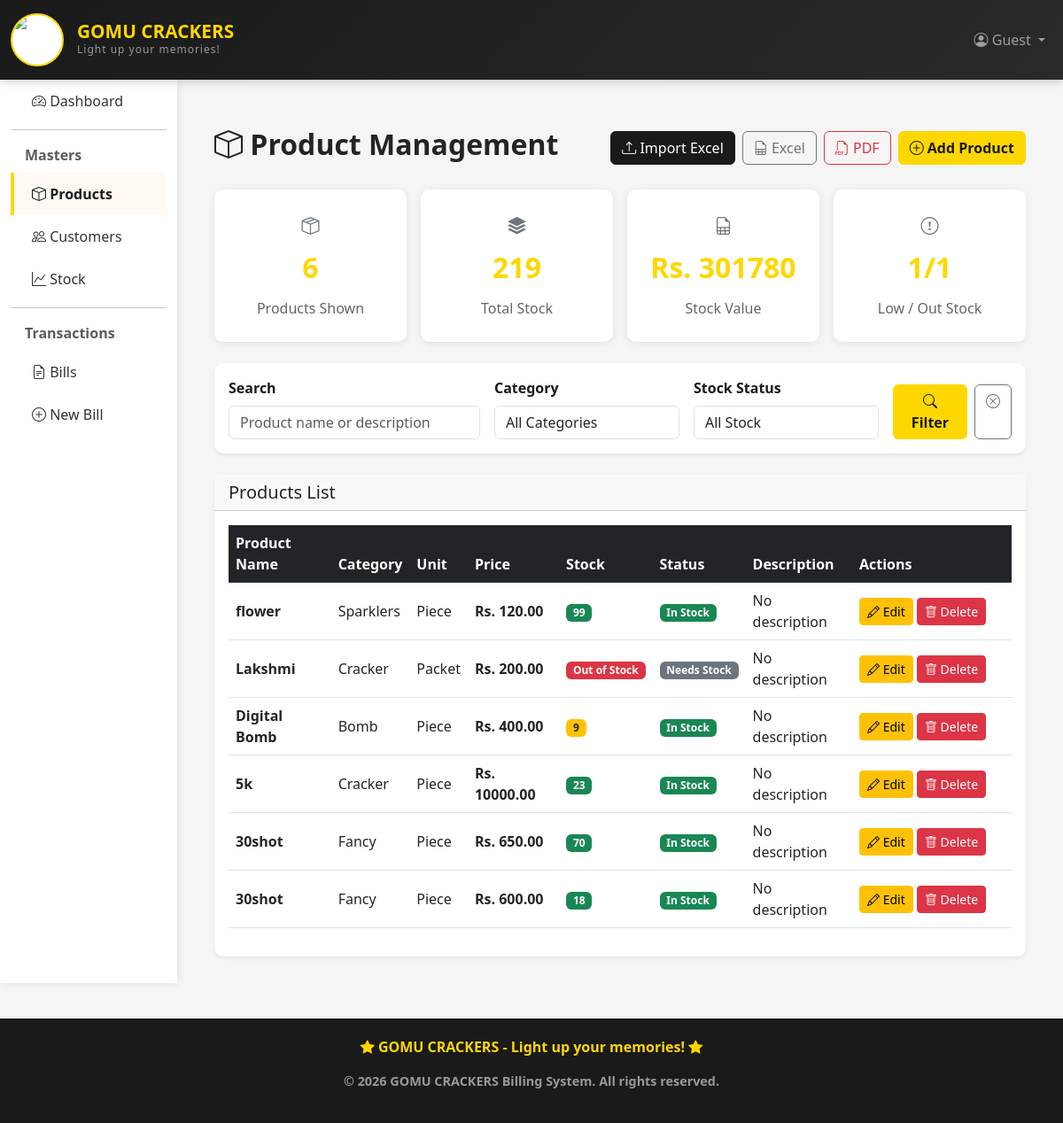
The app's page /billing/products/, older data.
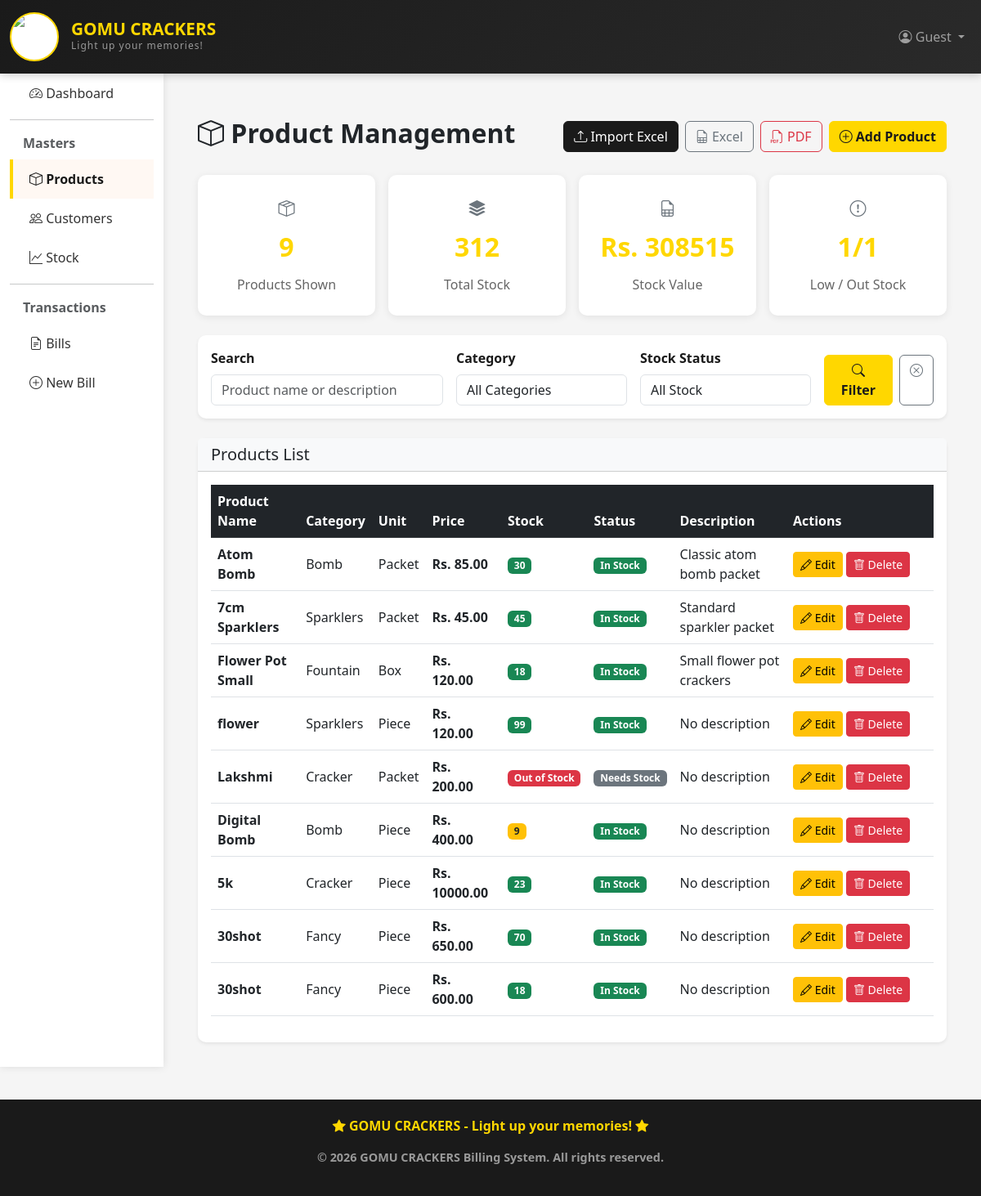
The same page, newer data.
### billing_app/models.py (models this page shows, shortened)
class Product(models.Model):
    CATEGORY_CHOICES = [
        ('cracker', 'Cracker'),
        ('sparklers', 'Sparklers'),
        ('fancy', 'Fancy'),
        ('bomb', 'Bomb'),
        ('fountain', 'Fountain'),
        ('other', 'Other'),
    ]
    UNIT_CHOICES = [
        ('packet', 'Packet'),
        ('piece', 'Piece'),
        ('box', 'Box'),
        ('case', 'Case'),
    ]
    name = models.CharField(max_length=100)
    category = models.CharField(max_length=20, choices=CATEGORY_CHOICES, default='other')
    unit = models.CharField(max_length=20, choices=UNIT_CHOICES, default='piece', help_text='Unit of measurement')
    price = models.DecimalField(max_digits=10, decimal_places=2)
    quantity = models.IntegerField(default=0)  # Current stock
    description = models.TextField(blank=True, null=True)
    created_at = models.DateTimeField(auto_now_add=True)
    updated_at = models.DateTimeField(auto_now=True)
    class Meta:
        ordering = ['-created_at']

### billing_app/views.py (the view)
# urls.py: path('products/', views.product_list, name='product_list'),
def product_list(request):
    products = Product.objects.all()
    search_query = request.GET.get('q', '').strip()
    category_filter = request.GET.get('category', '').strip()
    stock_filter = request.GET.get('stock', '').strip()
    if search_query:
        products = products.filter(
            models.Q(name__icontains=search_query) |
            models.Q(description__icontains=search_query)
        )
    if category_filter:
        products = products.filter(category=category_filter)
    if stock_filter == 'in_stock':
        products = products.filter(quantity__gt=10)
    elif stock_filter == 'low_stock':
        products = products.filter(quantity__gt=0, quantity__lte=10)
    elif stock_filter == 'out_of_stock':
        products = products.filter(quantity__lte=0)
    elif stock_filter == 'attention':
        products = products.filter(quantity__lte=10)
    product_count = products.count()
    total_quantity = products.aggregate(total=models.Sum('quantity'))['total'] or 0
    stock_value = sum(product.price * product.quantity for product in products)
    low_stock_count = products.filter(quantity__gt=0, quantity__lte=10).count()
    out_of_stock_count = products.filter(quantity__lte=0).count()
    context = {
        'products': products,
        'category_choices': Product.CATEGORY_CHOICES,
        'search_query': search_query,
        'category_filter': category_filter,
        'stock_filter': stock_filter,
        'product_count': product_count,
        'total_quantity': total_quantity,
        'stock_value': stock_value,
        'low_stock_count': low_stock_count,
        'out_of_stock_count': out_of_stock_count,
    }
    return render(request, 'billing/product_list.html', context)

### billing_app/templates/billing/product_list.html (shortened to what this page needs)
{% extends 'billing/base.html' %}
{% block content %}
<div class="container mt-4">
    <div class="d-flex justify-content-between align-items-center gap-3 mb-4 flex-wrap">
        <h2 class="fw-bold">
            <i class="bi bi-box"></i> Product Management
        </h2>
        <div class="d-flex gap-2 flex-wrap">
            <a href="{% url 'product_import' %}" class="btn btn-secondary">
                <i class="bi bi-upload"></i> Import Excel
            </a>
            <a href="{% url 'product_export_excel' %}" class="btn btn-outline-secondary">
                <i class="bi bi-file-earmark-spreadsheet"></i> Excel
            </a>
            <a href="{% url 'product_export_pdf' %}" class="btn btn-outline-danger">
                <i class="bi bi-filetype-pdf"></i> PDF
            </a>
            <a href="{% url 'product_create' %}" class="btn btn-primary">
                <i class="bi bi-plus-circle"></i> Add Product
            </a>
        </div>
    </div>
    <div class="row g-3 mb-4">
        <div class="col-md-3">
            <a href="{% url 'product_list' %}" class="stat-card action-stat-card">
                <div class="stat-icon"><i class="bi bi-box-seam"></i></div>
                <div class="stat-value">{{ product_count }}</div>
                <div class="stat-label">Products Shown</div>
            </a>
        </div>
        <div class="col-md-3">
            <a href="{% url 'product_list' %}?stock=in_stock" class="stat-card action-stat-card">
                <div class="stat-icon"><i class="bi bi-stack"></i></div>
                <div class="stat-value">{{ total_quantity }}</div>
                <div class="stat-label">Total Stock</div>
            </a>
        </div>
        <div class="col-md-3">
            <a href="{% url 'product_export_excel' %}" class="stat-card action-stat-card">
                <div class="stat-icon"><i class="bi bi-file-earmark-spreadsheet"></i></div>
                <div class="stat-value">Rs. {{ stock_value|floatformat:0 }}</div>
                <div class="stat-label">Stock Value</div>
            </a>
        </div>
        <div class="col-md-3">
            <a href="{% url 'product_list' %}?stock=attention" class="stat-card action-stat-card">
                <div class="stat-icon"><i class="bi bi-exclamation-circle"></i></div>
                <div class="stat-value">{{ low_stock_count }}/{{ out_of_stock_count }}</div>
                <div class="stat-label">Low / Out Stock</div>
            </a>
        </div>
    </div>
    <div class="card shadow-sm border-0 mb-4">
        <div class="card-body">
            <form method="get" class="row g-3 align-items-end">
                <div class="col-md-4">
                    <label for="productSearch" class="form-label">Search</label>
                    <input type="text" id="productSearch" name="q" class="form-control"
                           value="{{ search_query }}" placeholder="Product name or description">
                </div>
                <div class="col-md-3">
                    <label for="categoryFilter" class="form-label">Category</label>
                    <select id="categoryFilter" name="category" class="form-control">
                        <option value="">All Categories</option>
                    </select>
                </div>
                <div class="col-md-3">
                    <label for="stockFilter" class="form-label">Stock Status</label>
                    <select id="stockFilter" name="stock" class="form-control">
                        <option value="">All Stock</option>
                    </select>
                </div>
                <div class="col-md-2 d-flex gap-2">
                    <button type="submit" class="btn btn-primary flex-fill">
                        <i class="bi bi-search"></i> Filter
                    </button>
                    <a href="{% url 'product_list' %}" class="btn btn-outline-secondary">
                        <i class="bi bi-x-circle"></i>
                    </a>
                </div>
            </form>
        </div>
    </div>
    <div class="card shadow-sm border-0">
        <div class="card-header bg-light">
            <h5 class="mb-0">Products List</h5>
        </div>
        <div class="card-body">
            {% if products %}
            <div class="table-responsive">
                <table class="table table-hover align-middle">
                    <thead class="table-dark">
                        <tr>
                            <th>Product Name</th>
                            <th>Category</th>
                            <th>Unit</th>
                            <th>Price</th>
                            <th>Stock</th>
                            <th>Status</th>
                            <th>Description</th>
                            <th width="180">Actions</th>
                        </tr>
                    </thead>
                    <tbody>
                        {% for product in products %}
                        <tr>
                            <td><strong>{{ product.name }}</strong></td>
                            <td>{{ product.get_category_display }}</td>
                            <td>{{ product.get_unit_display }}</td>
                            <td><strong>Rs. {{ product.price|floatformat:2 }}</strong></td>
                            <td>
                                {% if product.quantity > 10 %}
                                    <span class="badge bg-success">{{ product.quantity }}</span>
                                {% elif product.quantity > 0 %}
                                    <span class="badge bg-warning text-dark">{{ product.quantity }}</span>
                                {% else %}
                                    <span class="badge bg-danger">Out of Stock</span>
                                {% endif %}
                            </td>
                            <td>
                                {% if product.quantity > 0 %}
                                    <span class="badge bg-success">In Stock</span>
                                {% else %}
                                    <span class="badge bg-secondary">Needs Stock</span>
                                {% endif %}
                            </td>
                            <td>{{ product.description|default:"No description"|truncatewords:10 }}</td>
                            <td>
                                <a href="{% url 'product_update' product.id %}" class="btn btn-sm btn-warning">
                                    <i class="bi bi-pencil"></i> Edit
                                </a>
                                <a href="{% url 'product_delete' product.id %}" class="btn btn-sm btn-danger">
                                    <i class="bi bi-trash"></i> Delete
                                </a>
                            </td>
                        </tr>
                        {% endfor %}
                    </tbody>
                </table>
            </div>
            {% endif %}
        </div>
    </div>
</div>
{% endblock %}

### billing_app/templates/billing/base.html (shortened to what this page needs)
<!DOCTYPE html>
<html lang="en">
<head>
    <link href="https://cdn.jsdelivr.net/npm/bootstrap@5.3.0/dist/css/bootstrap.min.css" rel="stylesheet">
    <link rel="stylesheet" href="https://cdn.jsdelivr.net/npm/bootstrap-icons@1.11.0/font/bootstrap-icons.css">
</head>
<body>
    <nav class="navbar navbar-expand-lg navbar-dark">
        <div class="container-fluid">
            <a class="navbar-brand" href="{% url 'dashboard' %}">
                <div class="logo-container">
                    <img src="https://i.ibb.co/TMwkDcp6/gomu1.jpg" alt="GOMU CRACKERS Logo" class="logo-img">
                </div>
                <div class="brand-text">
                    <span class="main-title">GOMU CRACKERS</span>
                    <span class="sub-title">Light up your memories!</span>
                </div>
            </a>
            <div class="collapse navbar-collapse" id="navbarNav">
                <ul class="navbar-nav ms-auto">
                    <li class="nav-item dropdown">
                        <a class="nav-link dropdown-toggle" href="#" id="userDropdown" role="button" data-bs-toggle="dropdown">
                            <i class="bi bi-person-circle"></i> {% if user.is_authenticated %}{{ user.username }}{% else %}Guest{% endif %}
                        </a>
                    </li>
                </ul>
            </div>
        </div>
    </nav>
    <div class="container-fluid">
        <div class="row">
            <nav class="col-md-2 sidebar">
                <div class="d-flex flex-column">
                    <a href="{% url 'dashboard' %}" class="nav-link {% if request.resolver_match.url_name == 'dashboard' %}active{% endif %}">
                        <i class="bi bi-speedometer2"></i> Dashboard
                    </a>
                    <hr class="my-2">
                    <div class="fw-bold text-muted px-3 mt-2 mb-2">Masters</div>
                    <a href="{% url 'product_list' %}" class="nav-link {% if 'product' in request.resolver_match.url_name %}active{% endif %}">
                        <i class="bi bi-box"></i> Products
                    </a>
                    <a href="{% url 'customer_list' %}" class="nav-link {% if 'customer' in request.resolver_match.url_name %}active{% endif %}">
                        <i class="bi bi-people"></i> Customers
                    </a>
                    <a href="{% url 'stock_list' %}" class="nav-link {% if 'stock' in request.resolver_match.url_name %}active{% endif %}">
                        <i class="bi bi-graph-up"></i> Stock
                    </a>
                    <hr class="my-2">
                    <div class="fw-bold text-muted px-3 mt-2 mb-2">Transactions</div>
                    <a href="{% url 'bill_list' %}" class="nav-link {% if 'bill' in request.resolver_match.url_name %}active{% endif %}">
                        <i class="bi bi-file-earmark-text"></i> Bills
                    </a>
                    <a href="{% url 'bill_create' %}" class="nav-link">
                        <i class="bi bi-plus-circle"></i> New Bill
                    </a>
                </div>
            </nav>
            <main class="col-md-10 main-content">
                {% block content %}{% endblock %}
            </main>
        </div>
    </div>
    <footer class="footer">
        <p><i class="bi bi-star-fill"></i> GOMU CRACKERS - Light up your memories! <i class="bi bi-star-fill"></i></p>
        <p style="font-size: 0.9rem; color: #999; margin-top: 10px;">&copy; 2026 GOMU CRACKERS Billing System. All rights reserved.</p>
    </footer>
</body>
</html>

### billing_app/templates/billing/base.html (style rules this page uses)
:root { --primary-color: #FFD700; --secondary-color: #1a1a1a; --light-color: #FFF8F3; --dark-color: #1a1a1a; }
body { background-color: #f5f5f5; font-family: 'Segoe UI', Tahoma, Geneva, Verdana, sans-serif; }
.navbar { background: linear-gradient(135deg, var(--secondary-color), #2a2a2a); box-shadow: 0 2px 10px rgba(0,0,0,0.2); padding: 10px 0; }
.navbar-brand { display: flex; align-items: center; gap: 15px; font-weight: 700; color: white !important; text-decoration: none; }
.logo-container { width: 60px; height: 60px; border-radius: 50%; display: flex; align-items: center; justify-content: center; position: relative; border: 2px solid var(--primary-color); flex-shrink: 0; overflow: hidden; background: white; }
.logo-img { width: 100%; height: 100%; object-fit: cover; border-radius: 50%; }
.brand-text { display: flex; flex-direction: column; gap: 2px; }
.brand-text .main-title { font-size: 1.3rem; font-weight: 700; color: var(--primary-color); line-height: 1; }
.brand-text .sub-title { font-size: 0.75rem; color: #999; font-weight: 400; letter-spacing: 1px; }
.sidebar { background: white; box-shadow: 0 0 10px rgba(0,0,0,0.1); min-height: 100vh; }
.sidebar .nav-link { color: #333; border-left: 4px solid transparent; padding: 12px 20px; transition: all 0.3s ease; }
.sidebar .nav-link.active { background-color: var(--light-color); border-left-color: var(--primary-color); color: var(--secondary-color); font-weight: 600; }
.main-content { padding: 30px; }
.card { border: none; border-radius: 10px; box-shadow: 0 2px 10px rgba(0,0,0,0.08); transition: transform 0.3s ease; }
.btn-primary { background-color: var(--primary-color); border-color: var(--primary-color); color: var(--secondary-color); font-weight: 600; }
.btn-secondary { background-color: var(--secondary-color); border-color: var(--secondary-color); color: white; }
.stat-card { background: white; border-radius: 10px; padding: 25px; text-align: center; box-shadow: 0 2px 10px rgba(0,0,0,0.08); border-left: 4px solid var(--primary-color); }
.stat-card .stat-value { font-size: 2rem; font-weight: 700; color: var(--primary-color); }
.stat-card .stat-label { color: #666; margin-top: 10px; }
.form-label { font-weight: 600; color: var(--secondary-color); }
.footer { background: var(--secondary-color); color: var(--primary-color); padding: 20px; text-align: center; margin-top: 40px; font-weight: 600; }

### billing_app/templates/billing/product_list.html (style rules this page uses)
.action-stat-card { display: block; min-height: 166px; color: inherit; text-decoration: none; cursor: pointer; border: 1px solid transparent; }
.action-stat-card .stat-icon { color: #6c757d; font-size: 1.25rem; margin-bottom: 8px; }

Row changes from the older to the newer data that the page shows:
added Product: name "Atom Bomb", category "Bomb", unit "Packet", price "85.00", quantity "30", shows "In Stock", description "Classic atom bomb packet"
added Product: name "7cm Sparklers", category "Sparklers", unit "Packet", price "45.00", quantity "45", shows "In Stock", description "Standard sparkler packet"
added Product: name "Flower Pot Small", category "Fountain", unit "Box", price "120.00", quantity "18", shows "In Stock", description "Small flower pot crackers"
Text that changed along with them:
{{ product_count }}: "6" → "9"
{{ total_quantity }}: "219" → "312"
{{ stock_value|floatformat:0 }}: "301780" → "308515"
